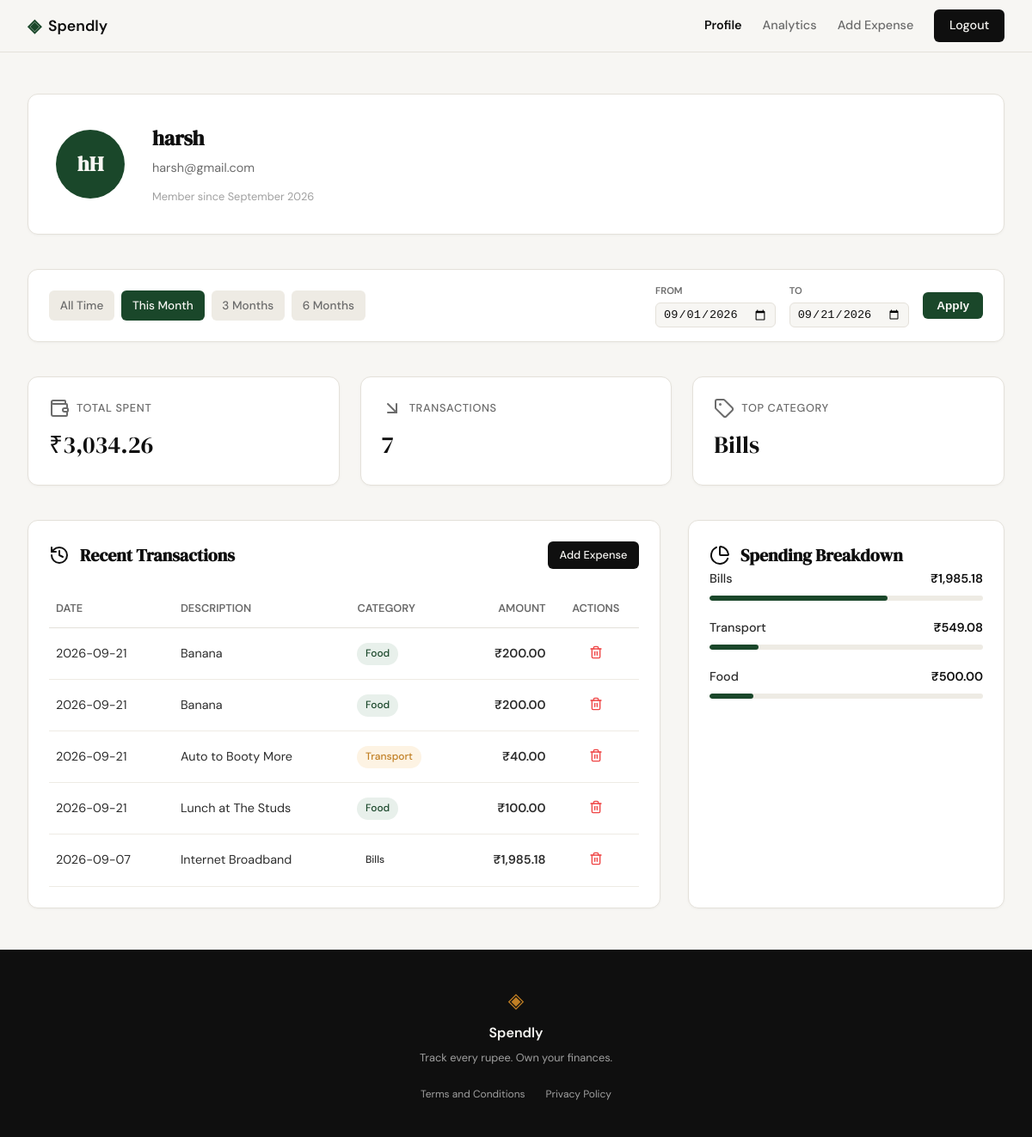
Screenshot of /profile?date_from=2026-09-01&date_to=2026-09-21 (signed in) with the database file from the repository.
### tables this page shows
CREATE TABLE users (
                id INTEGER PRIMARY KEY AUTOINCREMENT,
                name TEXT NOT NULL,
                email TEXT UNIQUE NOT NULL,
                password_hash TEXT NOT NULL,
                created_at TEXT DEFAULT (datetime('now'))
            );

CREATE TABLE expenses (
                id INTEGER PRIMARY KEY AUTOINCREMENT,
                user_id INTEGER NOT NULL,
                amount REAL NOT NULL,
                category TEXT NOT NULL,
                date TEXT NOT NULL,
                description TEXT,
                created_at TEXT DEFAULT (datetime('now')),
                FOREIGN KEY (user_id) REFERENCES users(id)
            );

### app.py (the view)
@app.route("/profile")
def profile():
    if not session.get("user_id"):
        return redirect(url_for("login"))
    user_id = session["user_id"]
    user = get_user_profile(user_id)
    if not user:
        return redirect(url_for("login")) # User no longer exists
    validated_from, validated_to, presets = _get_date_filter_params()
    stats = get_user_stats(user_id, validated_from, validated_to)
    transactions = get_recent_transactions(user_id, date_from=validated_from, date_to=validated_to)
    categories = get_category_breakdown(user_id, validated_from, validated_to)
    return render_template(
        "profile.html",
        user=user,
        stats=stats,
        transactions=transactions,
        categories=categories,
        date_from=validated_from,
        date_to=validated_to,
        presets=presets
    )

### database/db.py (called while the page is built)
def get_db():
    conn = sqlite3.connect(DB_PATH)
    conn.row_factory = sqlite3.Row
    conn.execute("PRAGMA foreign_keys = ON;")
    return conn

def get_user_profile(user_id):
    with get_db() as conn:
        user = conn.execute(
            "SELECT name, email, created_at FROM users WHERE id = ?",
            (user_id,)
        ).fetchone()
        if user:
            import datetime
            dt = datetime.datetime.strptime(user['created_at'], '%Y-%m-%d %H:%M:%S')
            return {
                "name": user['name'],
                "email": user['email'],
                "join_date": dt.strftime('%B %Y')
            }
        return None

def _apply_date_filter(query, params, date_from, date_to):
    if date_from and date_to:
        query += " AND date BETWEEN ? AND ?"
        params.extend([date_from, date_to])
    return query, params

def get_recent_transactions(user_id, limit=5, date_from=None, date_to=None):
    with get_db() as conn:
        query = "SELECT id, date, description, category, amount FROM expenses WHERE user_id = ?"
        params = [user_id]
        query, params = _apply_date_filter(query, params, date_from, date_to)
        query += " ORDER BY date DESC, id DESC LIMIT ?"
        params.append(limit)
        rows = conn.execute(query, params).fetchall()
        return [
            {
                "id": row['id'],
                "date": row['date'],
                "description": row['description'],
                "category": row['category'],
                "amount": f"₹{row['amount']:,.2f}"
            }
            for row in rows
        ]

### templates/profile.html (shortened to what this page needs)
{% extends "base.html" %}
{% block head %}
<link rel="stylesheet" href="{{ url_for('static', filename='css/profile.css') }}">
{% endblock %}
{% block content %}
<div class="profile-container">
    <header class="profile-header-card">
        <div class="profile-avatar">
            {{ user.name[0] }}{{ user.name.split(' ')[-1][0] | upper }}
        </div>
        <div class="profile-user-info">
            <h1 class="profile-name">{{ user.name }}</h1>
            <span class="profile-email">{{ user.email }}</span>
            <span class="profile-meta">Member since {{ user.join_date }}</span>
        </div>
    </header>
    <div class="filter-bar">
        <div class="filter-presets">
            <a href="{{ url_for('profile') }}"
               class="filter-btn {{ 'active' if not date_from }}"
               title="Show all time">All Time</a>
            <a href="{{ url_for('profile', date_from=presets.this_month[0], date_to=presets.this_month[1]) }}"
               class="filter-btn {{ 'active' if date_from == presets.this_month[0] }}"
               title="This Month">This Month</a>
            <a href="{{ url_for('profile', date_from=presets.last_3m[0], date_to=presets.last_3m[1]) }}"
               class="filter-btn {{ 'active' if date_from == presets.last_3m[0] }}"
               title="Last 3 Months">3 Months</a>
            <a href="{{ url_for('profile', date_from=presets.last_6m[0], date_to=presets.last_6m[1]) }}"
               class="filter-btn {{ 'active' if date_from == presets.last_6m[0] }}"
               title="Last 6 Months">6 Months</a>
        </div>
        <form class="filter-custom" method="GET" action="{{ url_for('profile') }}">
            <div class="input-group">
                <label for="date_from">From</label>
                <input type="date" id="date_from" name="date_from" value="{{ date_from or '' }}">
            </div>
            <div class="input-group">
                <label for="date_to">To</label>
                <input type="date" id="date_to" name="date_to" value="{{ date_to or '' }}">
            </div>
            <button type="submit" class="filter-apply-btn">Apply</button>
        </form>
    </div>
    <section class="stats-grid">
        <div class="stat-card">
            <span class="stat-label"><i data-lucide="wallet"></i> Total Spent</span>
            <span class="stat-value">{{ stats.total_spent }}</span>
        </div>
        <div class="stat-card">
            <span class="stat-label"><i data-lucide="arrow-down-right"></i> Transactions</span>
            <span class="stat-value">{{ stats.transaction_count }}</span>
        </div>
        <div class="stat-card">
            <span class="stat-label"><i data-lucide="tag"></i> Top Category</span>
            <span class="stat-value">{{ stats.top_category }}</span>
        </div>
    </section>
    <div class="profile-content">
        <section class="content-section">
            <div class="section-header">
                <h2 class="section-title"><i data-lucide="history"></i> Recent Transactions</h2>
                <a href="{{ url_for('add_expense') }}" class="btn-primary btn-sm">Add Expense</a>
            </div>
            <div style="overflow-x: auto;">
                <table class="tx-table">
                    <thead>
                        <tr>
                            <th>Date</th>
                            <th>Description</th>
                            <th>Category</th>
                            <th style="text-align: right;">Amount</th>
                            <th style="text-align: center;">Actions</th>
                        </tr>
                    </thead>
                    <tbody>
                        {% for tx in transactions %}
                        <tr>
                            <td>{{ tx.date }}</td>
                            <td>{{ tx.description }}</td>
                            <td>
                                <span class="tx-badge badge-{{ tx.category | lower }}">
                                    {{ tx.category }}
                                </span>
                            </td>
                            <td class="tx-amount">{{ tx.amount }}</td>
                            <td style="text-align: center;">
                                <form action="{{ url_for('handle_delete_expense', id=tx.id) }}" method="POST"
                                      onsubmit="return confirm('Are you sure you want to delete this expense?');"
                                      style="display:inline;">
                                    <button type="submit" class="btn-delete-sm" title="Delete Expense" style="background: none; border: none; cursor: pointer; color: #ef4444; padding: 4px;">
                                        <i data-lucide="trash-2" style="width: 16px; height: 16px;"></i>
                                    </button>
                                </form>
                            </td>
                        </tr>
                        {% endfor %}
                    </tbody>
                </table>
            </div>
        </section>
        <section class="content-section">
            <h2 class="section-title"><i data-lucide="pie-chart"></i> Spending Breakdown</h2>
            <div class="cat-list">
                {% for cat in categories %}
                <div class="cat-item">
                    <div class="cat-info">
                        <span class="cat-name">{{ cat.category }}</span>
                        <span class="cat-amount">{{ cat.amount }}</span>
                    </div>
                    <div class="cat-bar-track">
                        <div class="cat-bar-fill" style="width: {{ cat.percentage }}%;"></div>
                    </div>
                </div>
                {% endfor %}
            </div>
        </section>
    </div>
</div>
{% endblock %}

### static/css/style.css (style rules this page uses)
:root { --ink: #0f0f0f; --ink-soft: #2d2d2d; --ink-muted: #6b6b6b; --ink-faint: #a0a0a0; --paper: #f7f6f3; --paper-warm: #f0ede6; --paper-card: #ffffff; --accent: #1a472a; --accent-light: #e8f0eb; --accent-2: #c17f24; --accent-2-light: #fdf3e3; --danger: #c0392b; --danger-light: #fdecea; --border: #e4e1da; --border-soft: #eeebe4; --font-display: 'DM Serif Display', Georgia, serif; --font-body: 'DM Sans', system-ui, sans-serif; --max-width: 1200px; --auth-width: 440px; --radius-sm: 6px; --radius-md: 12px; --radius-lg: 20px; }
*, *::before, *::after { box-sizing: border-box; margin: 0; padding: 0; }
html { font-size: 16px; scroll-behavior: smooth; }
body { background: var(--paper); color: var(--ink); font-family: var(--font-body); font-size: 1rem; line-height: 1.6; -webkit-font-smoothing: antialiased; }
a { color: inherit; text-decoration: none; }
.btn-primary { display: inline-block; background: var(--ink); color: var(--paper); padding: 0.65rem 1.5rem; border-radius: var(--radius-sm); font-family: var(--font-body); font-size: 0.9rem; font-weight: 500; cursor: pointer; border: none; transition: background 0.2s; text-decoration: none; }
.btn-primary.btn-sm { padding: 0.35rem 0.85rem; font-size: 0.8rem; }

### rows the page displays
users: name "h", name "H", name "harsh", email "harsh@gmail.com"
expenses: date "2026-09-21", description "Banana", category "Food", amount "₹200.00"
expenses: date "2026-09-21", description "Banana", category "Food", amount "₹200.00"
expenses: date "2026-09-21", description "Auto to Booty More", category "Transport", amount "₹40.00"
expenses: date "2026-09-21", description "Lunch at The Studs", category "Food", amount "₹100.00"
expenses: date "2026-09-07", description "Internet Broadband", category "Bills", amount "₹1,985.18"

### other values shown
{{ user.join_date }} "September 2026"
{{ stats.total_spent }} "₹3,034.26"
{{ stats.transaction_count }} "7"
{{ stats.top_category }} "Bills"
{{ cat.category }} "Bills" "Transport" "Food"
{{ cat.amount }} "₹1,985.18" "₹549.08" "₹500.00"
